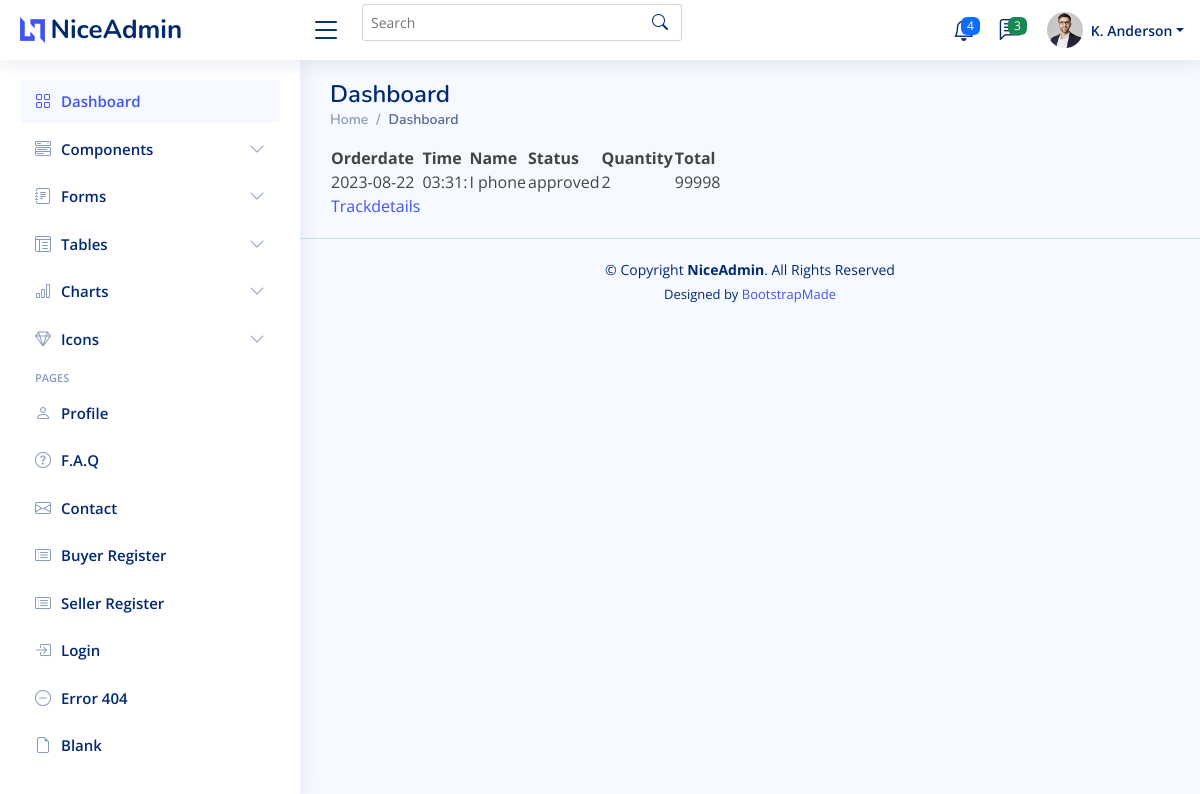
Screenshot of /Details21 (signed in) with the database file from the repository.
### buyer/models.py (models this page shows)
class order_tb(models.Model):
    Customername=models.CharField(max_length=20)
    Address=models.CharField(max_length=20)
    Phonenumber=models.CharField(max_length=20)
    Buyerid=models.ForeignKey(register_tb,on_delete=models.CASCADE)
    Status=models.CharField(max_length=20,default="pending")
    Orderdate=models.CharField(max_length=20)
    Time=models.CharField(max_length=20)
    Grandtotal=models.IntegerField()

class orderitem_tb(models.Model):
    Orderid=models.ForeignKey(order_tb,on_delete=models.CASCADE)
    Productid=models.ForeignKey("seller.Product_tb",on_delete=models.CASCADE)
    Buyerid=models.ForeignKey(register_tb,on_delete=models.CASCADE)
    Quantity=models.IntegerField()
    Total=models.IntegerField()

### seller/models.py (models this page shows)
class Product_tb(models.Model):
    Name=models.CharField(max_length=20)
    File=models.FileField()
    Price=models.CharField(max_length=20)
    Stock=models.IntegerField()
    Details=models.CharField(max_length=20)
    Sellerid=models.ForeignKey(sellerregister_tb,on_delete=models.CASCADE)
    Categoryid=models.ForeignKey("siteadmin.category_tb",on_delete=models.CASCADE)

### seller/views.py (the view)
# urls.py: path('Details<int:id>',sellerview.Details,name='Details'),
def Details(request,id):
    prdct=Product_tb.objects.filter(Sellerid=request.session["sellerid"])
    odr=orderitem_tb.objects.filter(Productid__in=prdct,Orderid=id)
    oder=order_tb.objects.filter(id=id)
    return render(request,'sellerorderdetails.html',{'odd':oder,'dr':odr})

### templates/sellerorderdetails.html (shortened to what this page needs)
{% extends 'Newbase.html' %}
{% block content%}
<html>
    <body>
        <table>
            <tr>
                <th>Orderdate</th>
                <th>Time</th>
                <th>Name</th>
                <th>Status</th>
                <th>Quantity</th>
                <th>Total</th>
            </tr>
            {% for v in odd %}
            <tr>
                <td>{{v.Orderdate}}</td>
                <td>{{v.Time}}</td>
            {% for i in dr %}
                <td>{{i.Productid.Name}}</td>
                <td>{{v.Status}}</td>
                <td>{{i.Quantity}}</td>
                <td>{{i.Total}}</td>
            </tr>
            {% if v.Status == 'approved' %}
                <td><a href="{% url 'Trackdetails' v.id %}">Trackdetails</a></td>
            {% endif %}
            {% endfor %}
            {% endfor %}
        </table>
    </body>
</html>
{% endblock %}

### static/NiceAdmin/assets/css/style.css (style rules this page uses)
:root { scroll-behavior: smooth; }
body { font-family: "Open Sans", sans-serif; background: #f6f9ff; color: #444444; }

### rows the page displays
order_tb: Orderdate "2023-08-22", Time "03:31:", Status "approved"
orderitem_tb: Productid.Name "I phone", Quantity "2", Total "99998"
